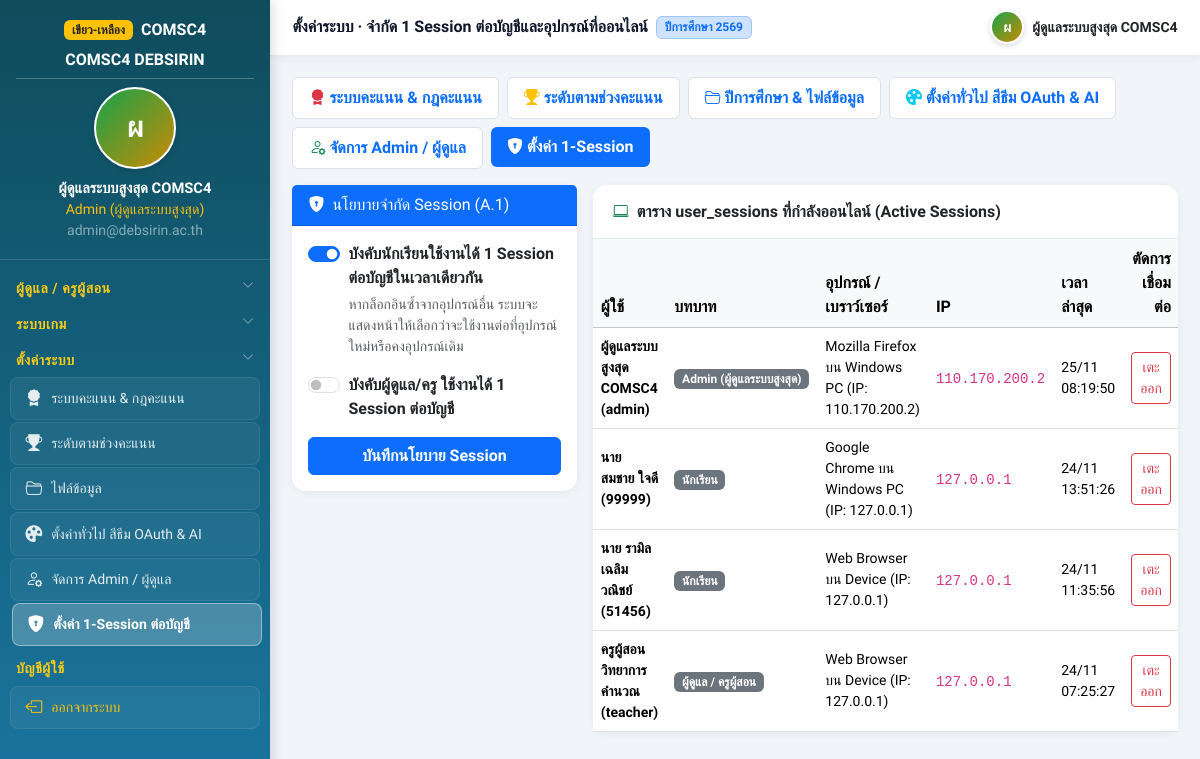
Before: /admin-panel/session-settings/ (signed in) with the older database file.
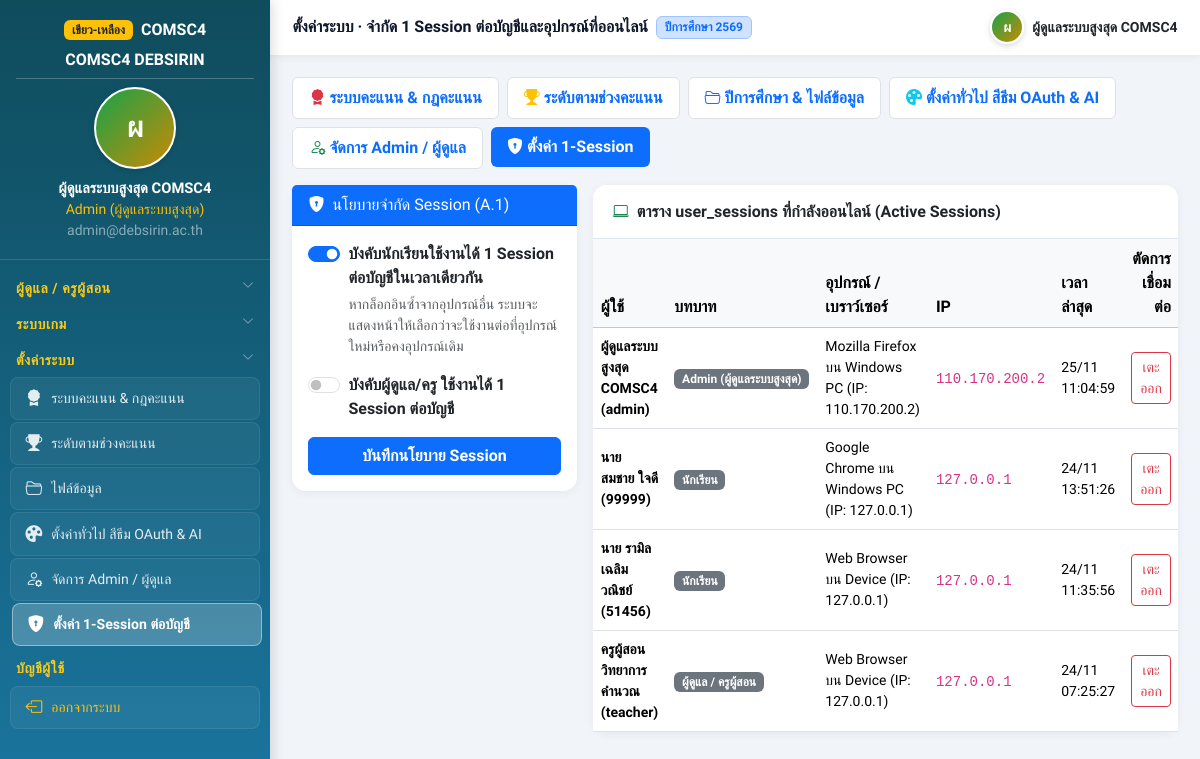
After: the same page with the newer database file.
### core/models.py (models this page shows, shortened)
class UserSession(models.Model):
    user = models.ForeignKey(User, on_delete=models.CASCADE, related_name='user_sessions')
    session_token = models.CharField('Session Token', max_length=120, db_index=True)
    device_info = models.CharField('ข้อมูลอุปกรณ์/เบราว์เซอร์', max_length=300, blank=True)
    ip_address = models.CharField('IP Address', max_length=64, blank=True)
    is_active = models.BooleanField('ใช้งานอยู่', default=True, db_index=True)
    created_at = models.DateTimeField(auto_now_add=True)
    last_active = models.DateTimeField(auto_now=True)
    class Meta:
        db_table = 'user_sessions'
        ordering = ['-last_active']
        verbose_name = 'เซสชันผู้ใช้'
        verbose_name_plural = 'เซสชันผู้ใช้'

class User(AbstractBaseUser, PermissionsMixin):
    ROLE_ADMIN = 'admin'
    ROLE_TEACHER = 'teacher'
    ROLE_STUDENT = 'student'
    ROLE_CHOICES = [
        (ROLE_ADMIN, 'Admin (ผู้ดูแลระบบสูงสุด)'),
        (ROLE_TEACHER, 'ผู้ดูแล / ครูผู้สอน'),
        (ROLE_STUDENT, 'นักเรียน'),
    ]
    username = models.CharField('ชื่อผู้ใช้ / รหัสอ้างอิง', max_length=100, unique=True)
    student_id = models.CharField('เลขประจำตัวนักเรียน (5 หลัก)', max_length=15, null=True, blank=True, db_index=True)
    email = models.EmailField('อีเมลโรงเรียน (@debsirin.ac.th)', max_length=150, blank=True, db_index=True)
    title_prefix = models.CharField('คำนำหน้า', max_length=30, blank=True)
    first_name = models.CharField('ชื่อ', max_length=150, blank=True)
    last_name = models.CharField('นามสกุล', max_length=150, blank=True)
    classroom = models.ForeignKey(
        'Classroom', null=True, blank=True, on_delete=models.SET_NULL,
        related_name='students', verbose_name='ชั้น/ห้อง'
    )
    room_code = models.CharField('รหัสห้อง (เช่น 01-14)', max_length=20, blank=True, db_index=True)
    class_number = models.PositiveIntegerField('เลขที่', default=0, db_index=True)
    group_name = models.CharField('กลุ่มเรียน/กลุ่มย่อย', max_length=50, blank=True, default='A')
    role = models.CharField('บทบาท', max_length=15, choices=ROLE_CHOICES, default=ROLE_STUDENT, db_index=True)
    academic_year = models.CharField('ปีการศึกษา', max_length=20, blank=True, default='2569', db_index=True)
    profile_photo = models.ImageField('รูปประจำตัว', upload_to='profiles/', null=True, blank=True)
    total_score = models.FloatField('คะแนนรวม', default=0.0, db_index=True)
    allow_google_oauth = models.BooleanField('อนุญาตล็อกอินด้วย Google OAuth', default=True)
    allow_password_login = models.BooleanField('อนุญาตล็อกอินด้วยรหัสผ่าน (กรณีพิเศษ)', default=False)
    current_session_key = models.CharField('Session ปัจจุบัน', max_length=100, blank=True)
    current_device_info = models.CharField('อุปกรณ์ปัจจุบัน', max_length=255, blank=True)
    is_active = models.BooleanField('เปิดใช้งาน', default=True)
    created_at = models.DateTimeField(auto_now_add=True)
    updated_at = models.DateTimeField(auto_now=True)
    objects = UserManager()
    USERNAME_FIELD = 'username'
    REQUIRED_FIELDS = []
    class Meta:
        verbose_name = 'ผู้ใช้'
        verbose_name_plural = 'ผู้ใช้'
        ordering = ['room_code', 'class_number', 'student_id', 'username']
        constraints = [
            models.UniqueConstraint(
                fields=['student_id', 'academic_year'],
                condition=Q(role='student', student_id__isnull=False) & ~Q(student_id=''),
                name='uniq_student_id_per_academic_year',
            ),
        ]
    def get_full_name(self):
        parts = [self.title_prefix, self.first_name, self.last_name]
        name = ' '.join(p.strip() for p in parts if p and p.strip())
        return name or self.username
    @property
    def is_admin_role(self):
        return self.role == self.ROLE_ADMIN
    @property
    def is_teacher_role(self):
        return self.role in (self.ROLE_ADMIN, self.ROLE_TEACHER)
    @property
    def is_student_role(self):
        return self.role == self.ROLE_STUDENT
    @property
    def avatar_url(self):
        if self.profile_photo:
            try:
                return self.profile_photo.url
            except Exception:
                pass
        if hasattr(self, 'profile_record') and self.profile_record.profile_image_url:
            return self.profile_record.profile_image_url
        return ''
    @property
    def avatar_initial(self):
        if self.first_name:
            return self.first_name[0].upper()
        if self.username:
            return self.username[0].upper()
        return 'S'

### core/views.py (the view, shortened to what this page needs)
# urls.py: path('admin-panel/session-settings/', views.admin_session_settings_view, name='admin_session_settings'),
@admin_required
def admin_session_settings_view(request):
    setting = SystemSetting.get()
    active_sessions = UserSession.objects.filter(is_active=True).select_related('user').order_by('-last_active')[:60]
    return render(request, 'admin_panel/session_settings.html', {
        'setting': setting,
        'active_sessions': active_sessions,
    })

### core/models.py (called while the page is built)
    def get_theme_colors(self):
        colors = dict(self.DEFAULT_THEME_COLORS)
        try:
            parsed = json.loads(self.theme_colors_json or '{}')
            if isinstance(parsed, dict):
                for k, v in parsed.items():
                    if k in colors and isinstance(v, str) and re.match(r'^#[0-9a-fA-F]{6}$', v.strip()):
                        colors[k] = v.strip()
        except Exception:
            pass
        return colors

    @classmethod
    def get(cls):
        obj, _ = cls.objects.get_or_create(pk=1)
        return obj

### core/views.py (called while the page is built)
def admin_required(view_func):
    @wraps(view_func)
    @login_required
    def _wrapped(request, *args, **kwargs):
        if not request.user.is_admin_role:
            messages.error(request, 'หน้านี้สำหรับ Admin ผู้ดูแลระบบสูงสุดเท่านั้น')
            return redirect('core:home')
        return view_func(request, *args, **kwargs)
    return _wrapped

### templates/admin_panel/session_settings.html (shortened to what this page needs)
{% extends 'base.html' %}
{% block page_header %}ตั้งค่าระบบ · จำกัด 1 Session ต่อบัญชีและอุปกรณ์ที่ออนไลน์{% endblock %}
{% block content %}
{% include 'admin_panel/_settings_nav.html' %}
<div class="row g-3">
  <div class="col-lg-4">
    <div class="card">
      <div class="card-header bg-primary text-white">
        <i class="bi bi-shield-lock-fill me-2"></i>นโยบายจำกัด Session (A.1)
      </div>
      <div class="card-body">
        <form method="post">
          <div class="form-check form-switch mb-3">
            <input class="form-check-input" type="checkbox" name="enforce_single_session_student" value="1" id="enfStudent" {% if setting.enforce_single_session_student %}checked{% endif %}>
            <label class="form-check-label fw-bold" for="enfStudent">
              บังคับนักเรียนใช้งานได้ 1 Session ต่อบัญชีในเวลาเดียวกัน
            </label>
            <div class="small text-muted mt-1">
              หากล็อกอินซ้ำจากอุปกรณ์อื่น ระบบจะแสดงหน้าให้เลือกว่าจะใช้งานต่อที่อุปกรณ์ใหม่หรือคงอุปกรณ์เดิม
            </div>
          </div>
          <div class="form-check form-switch mb-3">
            <input class="form-check-input" type="checkbox" name="enforce_single_session_staff" value="1" id="enfStaff" {% if setting.enforce_single_session_staff %}checked{% endif %}>
            <label class="form-check-label fw-bold" for="enfStaff">
              บังคับผู้ดูแล/ครู ใช้งานได้ 1 Session ต่อบัญชี
            </label>
          </div>
          <button type="submit" class="btn btn-primary w-100 fw-bold">บันทึกนโยบาย Session</button>
        </form>
      </div>
    </div>
  </div>
  <div class="col-lg-8">
    <div class="card">
      <div class="card-header"><i class="bi bi-laptop text-success me-2"></i>ตาราง user_sessions ที่กำลังออนไลน์ (Active Sessions)</div>
      <div class="card-body p-0">
        <div class="table-responsive">
          <table class="table table-hover align-middle mb-0">
            <thead class="table-light">
              <tr><th>ผู้ใช้</th><th>บทบาท</th><th>อุปกรณ์ / เบราว์เซอร์</th><th>IP</th><th>เวลาล่าสุด</th><th class="text-end">ตัดการเชื่อมต่อ</th></tr>
            </thead>
            <tbody>
              {% for s in active_sessions %}
              <tr>
                <td class="fw-bold small">{{ s.user.get_full_name }} ({{ s.user.student_id|default:s.user.username }})</td>
                <td><span class="badge bg-secondary">{{ s.user.get_role_display }}</span></td>
                <td class="small">{{ s.device_info }}</td>
                <td><code>{{ s.ip_address }}</code></td>
                <td class="small">{{ s.last_active|date:"d/m H:i:s" }}</td>
                <td class="text-end">
                  <form method="post">
                    <button type="submit" class="btn btn-sm btn-outline-danger">เตะออก</button>
                  </form>
                </td>
              </tr>
              {% empty %}
              <tr><td colspan="6" class="text-center text-muted py-4">ไม่มี Session ที่ออนไลน์</td></tr>
              {% endfor %}
            </tbody>
          </table>
        </div>
      </div>
    </div>
  </div>
</div>
{% endblock %}

Changed rows visible on the page:
changed UserSession "Mozilla Firefox บน Windows PC (IP: 110.170.200.2)": last_active "25/11 08:19:50" → "25/11 11:04:59"
